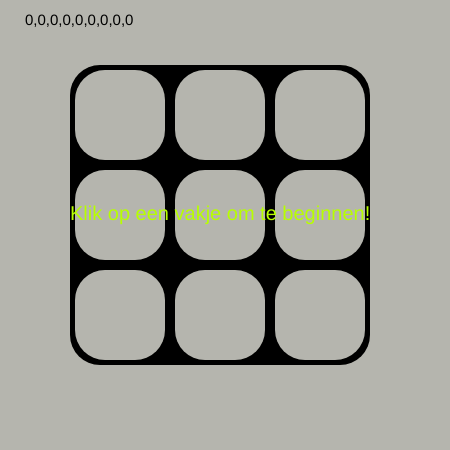
Frame 1 (no input)
Frame 60 (no input): identical to frame 1, image omitted
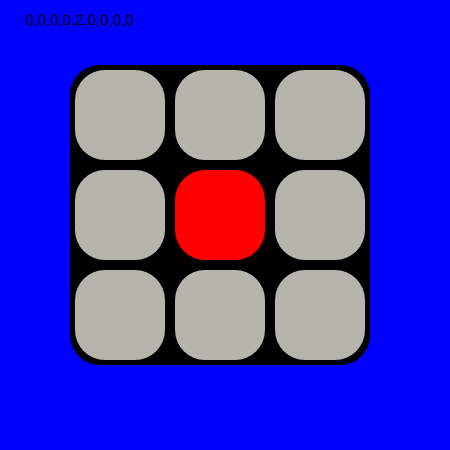
Frame 120 (the mouse pressed at the canvas centre since frame 60)

The p5.js sketch that drew these frames (run headless with seeded random() and noise() and a simulated clock; from frame 60 on, the mouse is pressed at the canvas centre):

// p5.js sketch
// ── sketch.js
let Vakkleur = []; // 0 (niemand), 1 (blauw), 2 (rood)

let VakZijkant = 75; // Hoeveel de vierkanten beginnen vanaf de zijkant
let VakBovenkant = 70; // Hoeveel de vierkanten beginnen vanaf de bovenkant
let VakGrootte = 90; // Hoelang de vierkanten zijn
let VakLengte = 100; // Hoelang er tussen begin zit van iedere vierkant

let Kollomen = 3; // Aantal kolomen vierkanten
let Rij = 3; // Aantal rijen aan vierkanten

let RondeBezig = false;
let Beurt = 0; // 0 niemand, 1 blauw, 2 rood

let BlauwWin = false; // Check of blauw gewonnen heeft.
let RoodWin = false; // Check of rood gewonnen heeft.
let Gelijk = false; // Check of het gelijks is geworden

let Reset = false; // Zorgen dat je het bord kan reseten

function setup() {
  createCanvas(450, 450);
  for (let x = 0; x < Kollomen; x++) {
    for (let y = 0; y < Rij; y++) {
      Vakkleur.push(0);
    }
  }
}

function draw() {
  // Background kleur geven
  if (Beurt == 0) {
    background('#b5b5ae');
  }

  if (Beurt == 1) {
    background('blue');
  }

  if (Beurt == 2) {
    background('red');
  }

  // Zorgen dat de juiste dingen gebeuren bij een win voor blauw
  if (BlauwWin == true) {
    background('blue');
    textSize(30);
    fill('white');
    text('Blauw heeft gewonnen!', 65, 40);
    RondeBezig = false;
    Reset = true;
  }

  // Zorgen dat de juiste dingen gebeuren bij een win voor rood
  if (RoodWin == true) {
    background('red');
    textSize(30);
    fill('white');
    text('Rood heeft gewonnen!', 68, 40);
    RondeBezig = false;
    Reset = true;
  }

  // Zorgen dat de juiste dingen gebeuren bij een gelijkspel
  if (Gelijk == true) {
    background('#b5b5ae');
    textSize(30);
    fill('white');
    text('Het is gelijkspel!', 105, 40);
    RondeBezig = false;
    Reset = true;
  }

  textSize(15);
  fill('black');
  text(Vakkleur, 25, 25);

  // Speelbord
  strokeWeight(0);
  fill('black'); // Kleur achtergrond
  rect(70, 65, 300, 300, 30); // Achtergrond speelbord

  // Zorgen dat de vakken worden getekend en dat de kleur wordt gegeven.
  Vakkleur[0]
  Vakkleur[1]
  Vakkleur[2]

  let VakjesCounter = 0;
  // Vakjes kleur geven en zorgen dat er vakjes komt
  for (let x = 0; x < Kollomen; x++) {
    for (let y = 0; y < Rij; y++) {

      let VakX = VakZijkant + x * VakLengte;
      let VakY = VakBovenkant + y * VakLengte

      if (Vakkleur[VakjesCounter] == 0) {
        fill('#b5b5ae');
      }

      else if (Vakkleur[VakjesCounter] == 1) {
        fill('blue');
      }

      else if (Vakkleur[VakjesCounter] == 2) {
        fill('red');
      }

      rect(VakX, VakY, VakGrootte, VakGrootte, 30)
      VakjesCounter++;
    }
  }

  // Checken win horizontale lijnen
  for (let x = 0; x < Kollomen; x++) {

    if (Vakkleur[x * Rij] == 1 && Vakkleur[x * Rij + 1] == 1 && Vakkleur[x * Rij + 2] == 1) {
      BlauwWin = true;
    }

    else if (Vakkleur[x * Rij] == 2 && Vakkleur[x * Rij + 1] == 2 && Vakkleur[x * Rij + 2] == 2) {
      RoodWin = true;
    }
  }

  // Checken win verticale lijnen
  for (let y = 0; y < Rij; y++) {

    if (Vakkleur[y] == 1 && Vakkleur[y + 3] == 1 && Vakkleur[y + 6] == 1) {
      BlauwWin = true;
    }

    else if (Vakkleur[y] == 2 && Vakkleur[y + 3] == 2 && Vakkleur[y + 6] == 2) {
      RoodWin = true;
    }
  }

  // Checken win kruisende lijnen blauw
  if (Vakkleur[0] == 1 && Vakkleur[4] == 1 && Vakkleur[8] == 1 || Vakkleur[2] == 1 && Vakkleur[4] == 1 && Vakkleur[6] == 1) {
    BlauwWin = true;
  }

  // Checken win kruisende lijnen rood
  else if (Vakkleur[0] == 2 && Vakkleur[4] == 2 && Vakkleur[8] == 2 || Vakkleur[2] == 2 && Vakkleur[4] == 2 && Vakkleur[6] == 2) {
    RoodWin = true;
  }

  // Checken of het gelijk is
  if (RoodWin == true && BlauwWin == true && Vakkleur[0] == 0 && Vakkleur[1] == 0 && Vakkleur[2] == 0 && Vakkleur[3] == 0 && Vakkleur[4] == 0 && Vakkleur[5] == 0 && Vakkleur[6] == 0 && Vakkleur[7] == 0 && Vakkleur[8] == 0) {
    Gelijk = false
  }

  // Tekst dat je kan beginnen door op het scherm te klikken
  if (RondeBezig == false && Reset == false) {
    fill('#b7ff00')
    textSize(20);
    text('Klik op een vakje om te beginnen!', 70, 220);
  }

  // Tekst dat je kan reseten door op het scherm te klikken
  if (Reset == true) {
    fill('#b7ff00')
    textSize(20);
    text('Klik om het veld te resetten!', 95, 220);

  }
}

function mousePressed() {
  // Spel starten
  if (RondeBezig == false && Reset == false) {
    RondeBezig = true;
    Beurt = floor(random(1, 3)); // Random kiezen wie er begint
  }

  // Spel resetten
  if (Reset == true) {
    Reset = false;
    Vakkleur[VakjesCounter] = 0
    VakjesCounter++;
  }

  // Zorgen dat vakjes kleur krijgt als je erop klikt
  if (RondeBezig == true) {
    let VakjesCounter = 0;

    for (let x = 0; x < 3; x++) {
      for (let y = 0; y < 3; y++) {

        let VakX = VakZijkant + x * VakLengte;
        let VakY = VakBovenkant + y * VakLengte;

        if (mouseX > VakX && mouseX < VakX + VakGrootte &&
          mouseY > VakY && mouseY < VakY + VakGrootte && Vakkleur[VakjesCounter] == 0) {

          if (Beurt == 1) {
            Vakkleur[VakjesCounter] = 1;
          }

          if (Beurt == 2) {
            Vakkleur[VakjesCounter] = 2;
          }

          Beurt += 1
          if (Beurt > 2) {
            Beurt = 1;
          }
        }
        VakjesCounter++
      }
    }
  }
}
